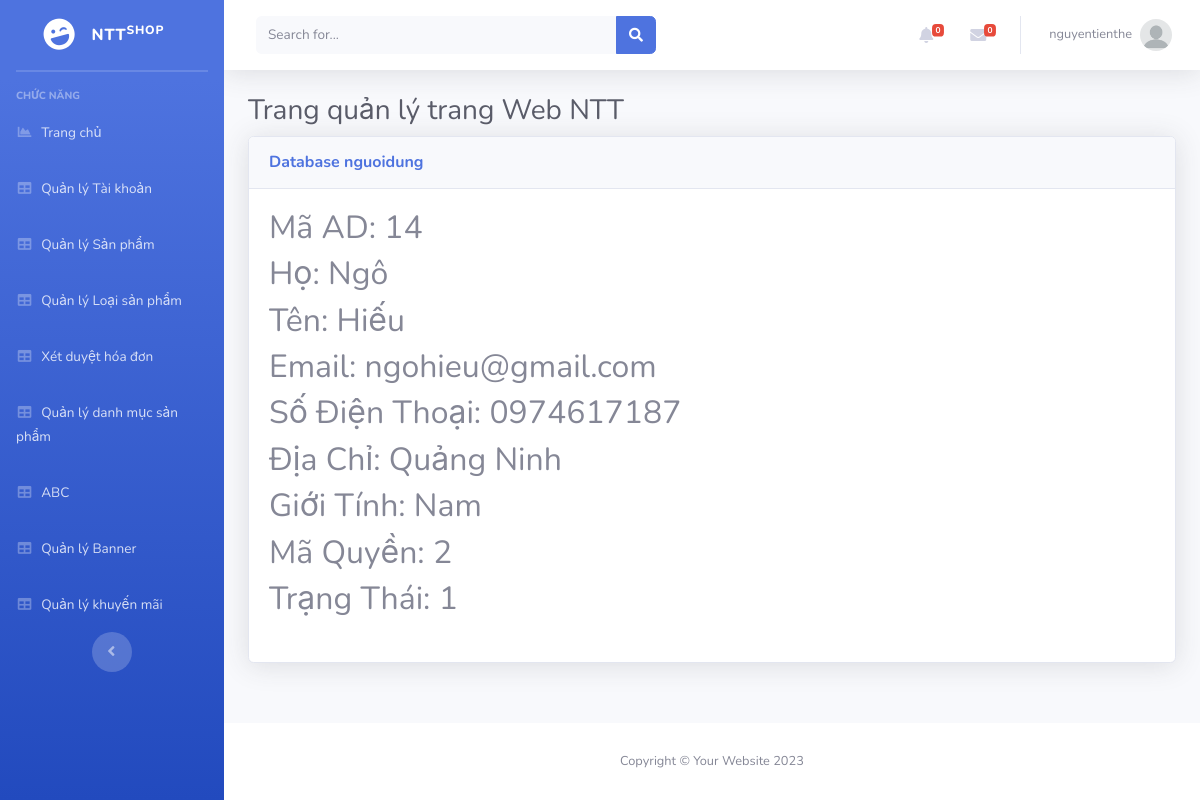
Page /Admin/index.php?mod=nguoidung&act=detail&id=14 (signed in) on the committed database.
### tables this page shows
CREATE TABLE `nguoidung` (
  `MaND` int(11) NOT NULL,
  `Ho` varchar(20) NOT NULL,
  `Ten` varchar(20) NOT NULL,
  `GioiTinh` varchar(10) NOT NULL,
  `SDT` varchar(20) DEFAULT NULL,
  `Email` varchar(50) NOT NULL,
  `DiaChi` varchar(200) NOT NULL,
  `TaiKhoan` varchar(100) NOT NULL,
  `MatKhau` varchar(100) NOT NULL,
  `MaQuyen` int(11) NOT NULL,
  `TrangThai` int(11) NOT NULL
);

### Admin/MVC/controllers/NguoiDungController.php (called while the page is built, shortened)
<?php
class NguoiDungController
{
    var $nguoidung_model;
    public function __construct()
    {
        $this->nguoidung_model = new nguoidung();
    }
    public function detail()
    {
        $id = isset($_GET['id']) ? $_GET['id'] : 1;
        $data = $this->nguoidung_model->find($id);
        require_once("MVC/Views/Admin/index.php");
    }
}

### Admin/MVC/Models/connection.php (called while the page is built, shortened)
<?php
    class Connection{
        function __construct()
        {
            $severname ="localhost";
            $username ="root";
            $password ="";
            $db_name ="ntt_shop";
            $this->conn = new mysqli($severname,$username,$password,$db_name);
        }
    }
?>

### Admin/MVC/Models/model.php (called while the page is built, shortened)
<?php
require_once("connection.php");
class Model
{
    var $conn;
    var $table;
    var $contens;
    function __construct()
    {
        $conn_obj = new Connection();
        $this->conn = $conn_obj->conn;
    }
    function find($id)
    {
        $query = "select * from $this->table where $this->contens =$id";
        return $this->conn->query($query)->fetch_assoc();
    }
}

### Admin/MVC/Views/nguoidung/detail.php (the view)
<table class="table table-bordered" id="dataTable" width="100%" cellspacing="0">
    <h2>Mã AD: <?=$data['MaND']?></h2>
    <h2>Họ: <?=$data['Ho'] ?></h2>
    <h2>Tên: <?=$data['Ten']?></h2>
    <h2>Email: <?=$data['Email'] ?></h2>
    <h2>Số Điện Thoại: <?=$data['SDT'] ?></h2>
    <h2>Địa Chỉ: <?=$data['DiaChi']?></h2>
    <h2>Giới Tính: <?=$data['GioiTinh'] ?></h2>
    <h2>Mã Quyền: <?=$data['MaQuyen'] ?></h2>
    <h2>Trạng Thái: <?=$data['TrangThai'] ?></h2>
</table>

### rows in the picture
nguoidung: MaND "14", Ho "Ngô", Ten "Hiếu", Email "ngohieu@gmail.com", SDT "0974617187", DiaChi "Quảng Ninh", GioiTinh "Nam", MaQuyen "2", TrangThai "1"

### other values in the picture
$_SESSION['login']['TaiKhoan'] "nguyentienthe"
$mod "nguoidung"
